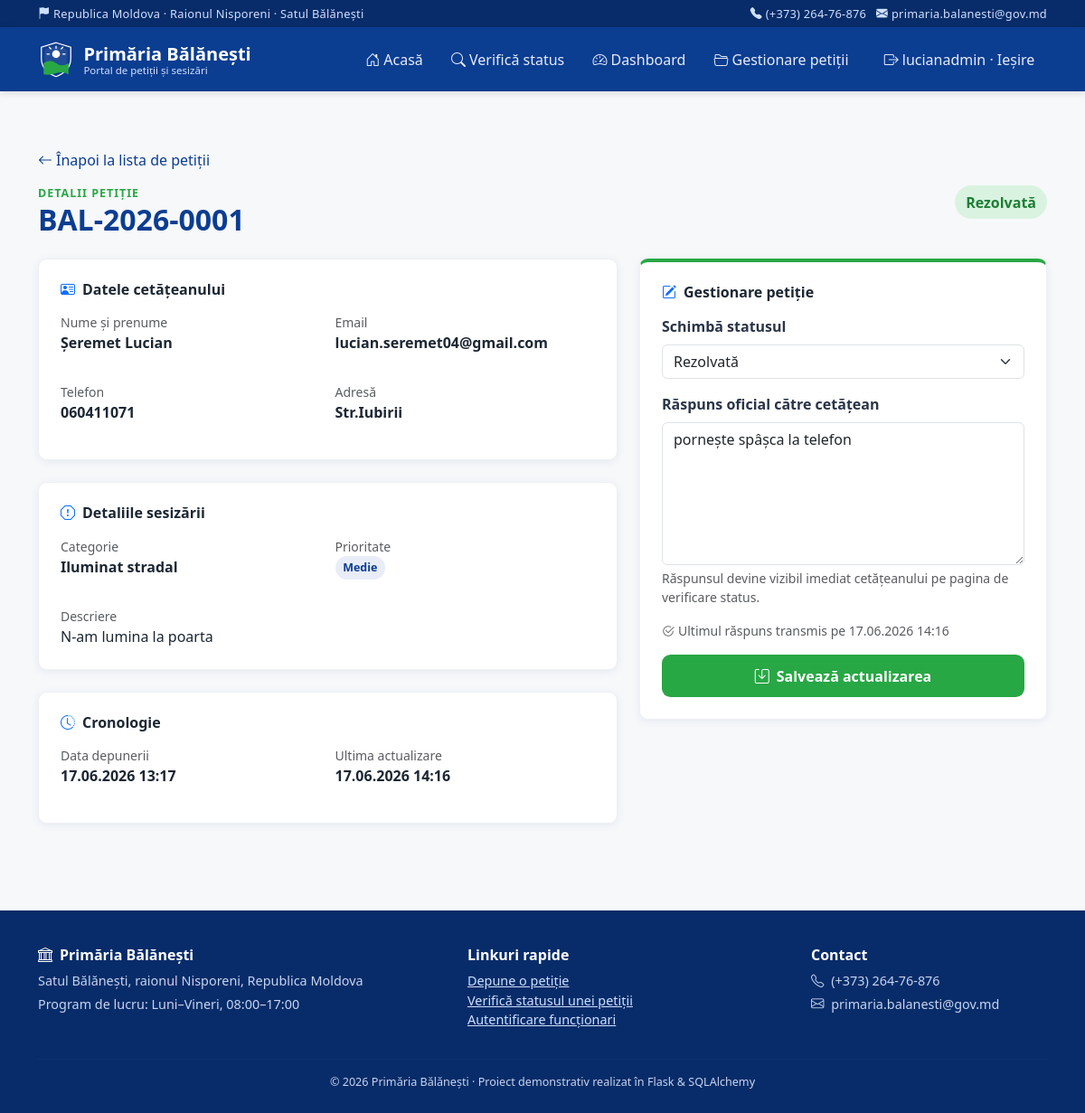
/admin/petitie/1 (signed in), run on the app's committed database.
### models.py (models this page shows, shortened)
class Petition(db.Model):
    __tablename__ = "petitions"
    id = db.Column(db.Integer, primary_key=True)
    registration_number = db.Column(db.String(20), unique=True, nullable=False, index=True)
    nume = db.Column(db.String(150), nullable=False)
    email = db.Column(db.String(150), nullable=False)
    telefon = db.Column(db.String(30), nullable=False)
    adresa = db.Column(db.String(255), nullable=False)
    categorie = db.Column(db.String(50), nullable=False)
    prioritate = db.Column(db.String(20), nullable=False)
    descriere = db.Column(db.Text, nullable=False)
    fotografie = db.Column(db.String(255), nullable=True)  # numele fișierului încărcat
    status = db.Column(db.String(30), nullable=False, default="Înregistrată")
    raspuns = db.Column(db.Text, nullable=True)
    data_raspuns = db.Column(db.DateTime, nullable=True)
    created_at = db.Column(db.DateTime, nullable=False, default=datetime.utcnow)
    updated_at = db.Column(
        db.DateTime, nullable=False, default=datetime.utcnow, onupdate=datetime.utcnow
    )

### app.py (the view, shortened to what this page needs)
@app.route("/admin/petitie/<int:petition_id>", methods=["GET", "POST"])
@login_required
def petition_details(petition_id):
    petitie = Petition.query.get_or_404(petition_id)
    return render_template("petition_details.html", petitie=petitie, statusuri=STATUSURI)

### app.py (called while the page is built)
def login_required(view):
    @wraps(view)
    def wrapped_view(*args, **kwargs):
        if not session.get("user_id"):
            flash("Trebuie să vă autentificați pentru a accesa această pagină.", "warning")
            return redirect(url_for("login", next=request.path))
        return view(*args, **kwargs)
    return wrapped_view

@app.context_processor
def inject_globals():
    return dict(
        current_year=datetime.now().year,
        logged_in_user=session.get("username"),
    )

### templates/petition_details.html (shortened to what this page needs)
{% extends "layouts/base.html" %}
{% block content %}
<section class="container py-5">
  <p class="mb-3">
    <a href="{{ url_for('manage_petitions') }}" class="text-decoration-none">
      <i class="bi bi-arrow-left me-1"></i>Înapoi la lista de petiții
    </a>
  </p>
  <div class="d-flex justify-content-between align-items-start flex-wrap gap-2 mb-4">
    <div>
      <div class="pb-section-eyebrow">Detalii petiție</div>
      <h2 class="pb-section-title mb-0">{{ petitie.registration_number }}</h2>
    </div>
    {% set s = petitie.status %}
    <span class="badge-status fs-6
      {% if s == 'Înregistrată' %}status-inregistrata
      {% elif s == 'În analiză' %}status-analiza
      {% elif s == 'În lucru' %}status-lucru
      {% elif s == 'Rezolvată' %}status-rezolvata
      {% elif s == 'Respinsă' %}status-respinsa{% endif %}">{{ s }}</span>
  </div>
  <div class="row g-4">
    <div class="col-lg-7">
      <div class="pb-card p-4 mb-4">
        <h6 class="fw-bold mb-3"><i class="bi bi-person-vcard me-2 text-primary"></i>Datele cetățeanului</h6>
        <div class="row g-3">
          <div class="col-md-6">
            <p class="text-muted small mb-0">Nume și prenume</p>
            <p class="fw-semibold">{{ petitie.nume }}</p>
          </div>
          <div class="col-md-6">
            <p class="text-muted small mb-0">Email</p>
            <p class="fw-semibold">{{ petitie.email }}</p>
          </div>
          <div class="col-md-6">
            <p class="text-muted small mb-0">Telefon</p>
            <p class="fw-semibold">{{ petitie.telefon }}</p>
          </div>
          <div class="col-md-6">
            <p class="text-muted small mb-0">Adresă</p>
            <p class="fw-semibold">{{ petitie.adresa }}</p>
          </div>
        </div>
      </div>
      <div class="pb-card p-4 mb-4">
        <h6 class="fw-bold mb-3"><i class="bi bi-exclamation-octagon me-2 text-primary"></i>Detaliile sesizării</h6>
        <div class="row g-3 mb-3">
          <div class="col-md-6">
            <p class="text-muted small mb-0">Categorie</p>
            <p class="fw-semibold">{{ petitie.categorie }}</p>
          </div>
          <div class="col-md-6">
            <p class="text-muted small mb-0">Prioritate</p>
            {% set pr = petitie.prioritate %}
            <span class="badge-prioritate
              {% if pr == 'Scăzută' %}prio-scazuta
              {% elif pr == 'Medie' %}prio-medie
              {% elif pr == 'Ridicată' %}prio-ridicata
              {% elif pr == 'Urgentă' %}prio-urgenta{% endif %}">{{ pr }}</span>
          </div>
        </div>
        <p class="text-muted small mb-0">Descriere</p>
        <p class="mb-0">{{ petitie.descriere }}</p>
      </div>
      <div class="pb-card p-4">
        <h6 class="fw-bold mb-3"><i class="bi bi-clock-history me-2 text-primary"></i>Cronologie</h6>
        <div class="row g-3">
          <div class="col-md-6">
            <p class="text-muted small mb-0">Data depunerii</p>
            <p class="fw-semibold">{{ petitie.created_at.strftime('%d.%m.%Y %H:%M') }}</p>
          </div>
          <div class="col-md-6">
            <p class="text-muted small mb-0">Ultima actualizare</p>
            <p class="fw-semibold">{{ petitie.updated_at.strftime('%d.%m.%Y %H:%M') }}</p>
          </div>
        </div>
      </div>
    </div>
    <div class="col-lg-5">
      <div class="pb-card p-4" style="border-top: 4px solid var(--pb-green);">
        <h6 class="fw-bold mb-3"><i class="bi bi-pencil-square me-2 text-primary"></i>Gestionare petiție</h6>
        <form method="POST" action="{{ url_for('petition_details', petition_id=petitie.id) }}" id="formActualizarePetitie">
          <div class="mb-3">
            <label for="status" class="form-label">Schimbă statusul</label>
            <select class="form-select" id="status" name="status">
              {% for s in statusuri %}
                <option value="{{ s }}" {% if petitie.status == s %}selected{% endif %}>{{ s }}</option>
              {% endfor %}
            </select>
          </div>
          <div class="mb-3">
            <label for="raspuns" class="form-label">Răspuns oficial către cetățean</label>
            <textarea class="form-control" id="raspuns" name="raspuns" rows="6"
                      placeholder="Scrieți răspunsul oficial al primăriei...">{{ petitie.raspuns or '' }}</textarea>
            <div class="form-text">Răspunsul devine vizibil imediat cetățeanului pe pagina de verificare status.</div>
          </div>
          {% if petitie.data_raspuns %}
            <p class="small text-muted">
              <i class="bi bi-check2-circle me-1"></i>Ultimul răspuns transmis pe {{ petitie.data_raspuns.strftime('%d.%m.%Y %H:%M') }}
            </p>
          {% endif %}
          <button type="submit" class="btn btn-pb-primary w-100">
            <i class="bi bi-save me-2"></i>Salvează actualizarea
          </button>
        </form>
      </div>
    </div>
  </div>
</section>
{% endblock %}

### static/css/style.css (style rules this page uses)
:root { --pb-blue: #0B3D91; --pb-blue-dark: #082c69; --pb-blue-light: #e8edf8; --pb-green: #28A745; --pb-green-dark: #1e7e34; --pb-white: #ffffff; --pb-gray-50: #f7f8fa; --pb-gray-100: #eef0f4; --pb-gray-600: #5a6472; --pb-radius: 0.6rem; --pb-shadow: 0 2px 10px rgba(11, 61, 145, 0.08); --pb-shadow-hover: 0 10px 24px rgba(11, 61, 145, 0.14); }
* { box-sizing: border-box; }
body { font-family: "Segoe UI", "Inter", system-ui, -apple-system, Roboto, Arial, sans-serif; background-color: var(--pb-gray-50); color: #1c2733; min-height: 100vh; display: flex; flex-direction: column; }
a { color: var(--pb-blue); }
.btn-pb-primary { background: var(--pb-green); border: none; color: var(--pb-white); font-weight: 600; padding: 0.7rem 1.6rem; border-radius: var(--pb-radius); transition: transform 0.15s ease, background-color 0.15s ease, box-shadow 0.15s ease; }
.pb-card { background: var(--pb-white); border: 1px solid var(--pb-gray-100); border-radius: var(--pb-radius); box-shadow: var(--pb-shadow); transition: transform 0.18s ease, box-shadow 0.18s ease; }
.pb-section-eyebrow { text-transform: uppercase; letter-spacing: 0.08em; font-size: 0.78rem; font-weight: 700; color: var(--pb-green); }
.pb-section-title { font-weight: 800; color: var(--pb-blue); }
.form-label { font-weight: 600; color: #2a3447; }
.badge-status { font-weight: 600; padding: 0.4em 0.75em; border-radius: 50px; }
.status-rezolvata { background: #d9f3e0; color: var(--pb-green-dark); }
.badge-prioritate { font-weight: 600; padding: 0.35em 0.7em; border-radius: 50px; font-size: 0.78rem; }
.prio-medie { background: #e8edf8; color: #0B3D91; }

### data on the page
Petition: registration_number "BAL-2026-0001", status "Rezolvată", nume "Șeremet Lucian", email "lucian.seremet04@gmail.com", telefon "060411071", adresa "Str.Iubirii", categorie "Iluminat stradal", prioritate "Medie", descriere "N-am lumina la poarta", created_at "17.06.2026 13:17", updated_at "17.06.2026 14:16", raspuns "pornește spâșca la telefon", data_raspuns "17.06.2026 14:16"

### other printed values
{{ session.get('username') }} "lucianadmin"
